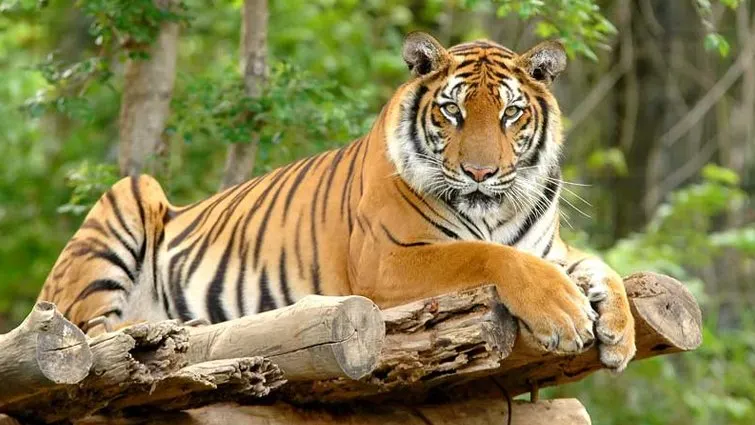
#> input picture tiger Image/Tiger-in-Woods.webp, 755 x 425 px
$ python -i blank_classifier.py   (imports and definitions only)   (older library calls are emulated)
#> lines starting #> are read from the running program, lines starting #| are printed output that depends on the picture; after the words box and inside, x2 and y2 are one past the last pixel; in counts of white or black regions, pixels touching at a corner belong together
#> further down, picture is the input picture: shape (425, 755, 3); mean B, G, R 78.7, 127.3, 134.6
### ml/triage/features.py
import cv2
import numpy as np
import math
from dataclasses import dataclass

@dataclass
class ImageFeatures:
    brightness: float          # mean pixel value normalized 0-1
    contrast: float            # std of pixel values normalized 0-1
    entropy: float             # image entropy (Shannon) normalized 0-1
    blur_score: float          # Laplacian variance normalized 0-1 (higher = sharper)
    saturation: float          # mean saturation in HSV space, 0-1
    edge_density: float        # Canny edge pixel ratio, 0-1
    dark_pixel_ratio: float    # ratio of pixels < 15 intensity
    bright_pixel_ratio: float  # ratio of pixels > 240 intensity
    resolution_score: float    # 1.0 if >= 640x480, scales down
    quality_score: float       # composite score (weighted average)

class ImageFeatureExtractor:
    """Extracts low-level image features for quality assessment and blank classification."""

    def extract(self, image: np.ndarray) -> ImageFeatures:
        """Extract features from the image."""
        if image is None or image.size == 0:
            return ImageFeatures(0.0, 0.0, 0.0, 0.0, 0.0, 0.0, 0.0, 0.0, 0.0, 0.0)

        h, w = image.shape[:2]
#> h = 425; w = 755
        total_pixels = h * w
#> total_pixels = 320875
        if total_pixels == 0:
            return ImageFeatures(0.0, 0.0, 0.0, 0.0, 0.0, 0.0, 0.0, 0.0, 0.0, 0.0)

        # Convert to grayscale
        if len(image.shape) == 3 and image.shape[2] == 3:
            gray = cv2.cvtColor(image, cv2.COLOR_BGR2GRAY)
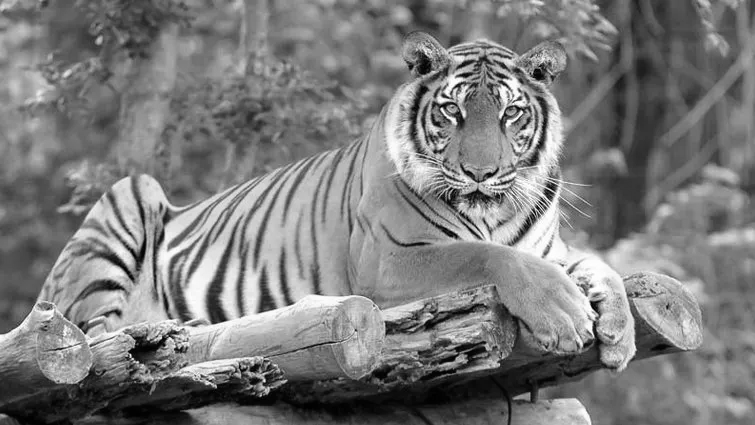
#> gray: shape (425, 755); min 0, max 255, mean 123.9
            hsv = cv2.cvtColor(image, cv2.COLOR_BGR2HSV)
#> hsv: shape (425, 755, 3); mean H, S, V 26.5, 125.4, 142.3
            saturation = np.clip(np.mean(hsv[:, :, 1]) / 255.0, 0.0, 1.0)
#> saturation = 0.492
        else:
            gray = image
            saturation = 0.0

        # Brightness and contrast
        mean_val = np.mean(gray)
#> mean_val = 123.9
        std_val = np.std(gray)
#> std_val = 52.65
        brightness = np.clip(mean_val / 255.0, 0.0, 1.0)
#> brightness = 0.486
        contrast = np.clip(std_val / 128.0, 0.0, 1.0) # normalize std roughly
#> contrast = 0.411

        # Entropy
        hist = cv2.calcHist([gray], [0], None, [256], [0, 256])
#> hist = 256 values, max 3356 at index 113, min 20 at index 255, mean 1253.4
        hist = hist.ravel() / total_pixels
#> hist = 256 values, max 0.0105 at index 113, min 6.23e-05 at index 255, mean 0.00391
        non_zero_hist = hist[hist > 0]
#> non_zero_hist has the same summary as hist
        entropy_val = -np.sum(non_zero_hist * np.log2(non_zero_hist))
#> entropy_val = 7.7
        entropy = np.clip(entropy_val / 8.0, 0.0, 1.0) # max entropy is 8 for 8-bit image
#> entropy = 0.963

        # Blur score
        laplacian_var = cv2.Laplacian(gray, cv2.CV_64F).var()
#> laplacian_var = 922.3
        blur_score = np.clip(laplacian_var / 1000.0, 0.0, 1.0) # roughly normalized
#> blur_score = 0.922

        # Edge density
        edges = cv2.Canny(gray, 100, 200)
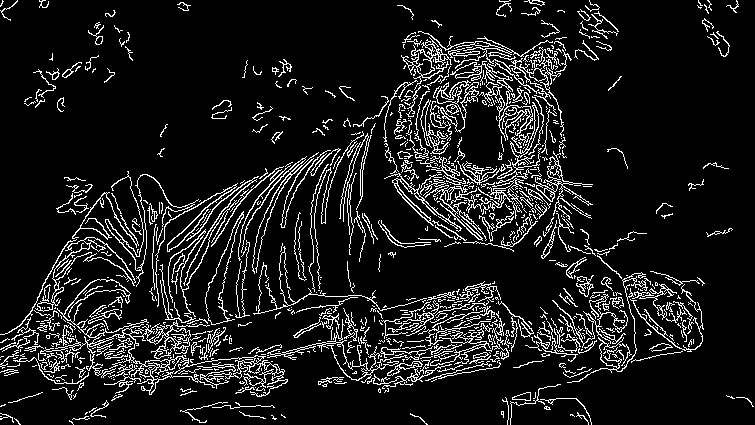
#> edges: shape (425, 755); 10.5% white in thin lines or dots
        edge_density = np.clip(np.count_nonzero(edges) / total_pixels, 0.0, 1.0)
#> edge_density = 0.105

        # Dark / Bright pixel ratios
        dark_pixel_ratio = np.clip(np.count_nonzero(gray < 15) / total_pixels, 0.0, 1.0)
#> dark_pixel_ratio = 0.0216
        bright_pixel_ratio = np.clip(np.count_nonzero(gray > 240) / total_pixels, 0.0, 1.0)
#> bright_pixel_ratio = 0.0149

        # Resolution score
        target_pixels = 640 * 480
        resolution_score = np.clip(total_pixels / target_pixels, 0.0, 1.0)
#> resolution_score = 1

        # Quality score
        quality_score = (
            0.25 * blur_score +
            0.20 * contrast +
            0.15 * entropy +
            0.15 * (1.0 - dark_pixel_ratio) +
            0.15 * (1.0 - bright_pixel_ratio) +
            0.10 * saturation +
            0.10 * resolution_score
        )
#> quality_score = 0.901
        quality_score = float(np.clip(quality_score, 0.0, 1.0))

        return ImageFeatures(
            brightness=float(brightness),
            contrast=float(contrast),
            entropy=float(entropy),
            blur_score=float(blur_score),
            saturation=float(saturation),
            edge_density=float(edge_density),
            dark_pixel_ratio=float(dark_pixel_ratio),
            bright_pixel_ratio=float(bright_pixel_ratio),
            resolution_score=float(resolution_score),
            quality_score=quality_score
        )

### ml/triage/quality.py
from dataclasses import dataclass
from typing import List
import numpy as np

from .features import ImageFeatures, ImageFeatureExtractor

@dataclass
class BlankCheckResult:
    is_definitely_blank: bool      # True only if very confident
    blank_probability: float       # 0-1
    features: ImageFeatures
    reasons: List[str]             # human-readable explanation
    stage: str = "cv"              # "cv" or "model"

class BlankImageQualityChecker:
    """Stage A - fast CV quality and blank image checker."""

    def __init__(self):
        self.extractor = ImageFeatureExtractor()

    def check(self, image: np.ndarray, threshold: float = 0.95) -> BlankCheckResult:
        """Check image quality and determine if it's blank."""
        if image is None or image.size == 0:
            return BlankCheckResult(
                is_definitely_blank=True,
                blank_probability=1.0,
                features=self.extractor.extract(np.zeros((1, 1), dtype=np.uint8)),
                reasons=["Empty or corrupted image array."],
                stage="cv"
            )

        features = self.extractor.extract(image)
        reasons = []
        is_definitely_blank = False
        blank_prob = 0.0

        # Hard rules
        if features.dark_pixel_ratio > 0.95:
            is_definitely_blank = True
            blank_prob = 0.99
            reasons.append("Image is almost completely black.")
        elif features.bright_pixel_ratio > 0.95:
            is_definitely_blank = True
            blank_prob = 0.98
            reasons.append("Image is overexposed (almost completely white).")
        elif features.blur_score < 0.02:
            is_definitely_blank = (threshold <= 0.92)
            blank_prob = 0.92
            reasons.append("Image is extremely blurry or solid color.")

        # If hard rules didn't trigger a definitive blank, compute probability
        if not is_definitely_blank:
            blank_prob = (
                0.3 * (1.0 - features.entropy) +
                0.3 * (1.0 - features.edge_density) +
                0.2 * (features.dark_pixel_ratio + features.bright_pixel_ratio) / 2.0 +
                0.2 * (1.0 - features.contrast)
            )
#> blank_prob = 0.401
            blank_prob = float(np.clip(blank_prob, 0.0, 1.0))
            is_definitely_blank = blank_prob >= threshold
#> is_definitely_blank = False

            if is_definitely_blank:
                reasons.append(f"Image lacks detail or contrast (score: {blank_prob:.2f}).")
            else:
                reasons.append(f"Image appears to have content (blank score: {blank_prob:.2f}).")

        return BlankCheckResult(
            is_definitely_blank=is_definitely_blank,
            blank_probability=blank_prob,
            features=features,
            reasons=reasons,
            stage="cv"
        )

### ml/triage/blank_classifier.py
from dataclasses import dataclass
from typing import List
import numpy as np
from pathlib import Path

from .quality import BlankImageQualityChecker, BlankCheckResult
from .features import ImageFeatures

@dataclass
class BlankClassificationResult:
    is_blank: bool
    blank_probability: float
    subject_probability: float
    stage_used: str
    features: ImageFeatures
    reasons: List[str]
    quality_score: float

class BlankImageClassifier:
    """
    Two-stage blank image classifier.

    Stage A: Fast CV metrics (always runs)
    Stage B: Learned classifier (optional, used for ambiguous cases)

    The model is replaceable. The interface is stable.
    """

    def __init__(self, ml_mode: str = "demo", blank_threshold: float = 0.95):
        self.ml_mode = ml_mode
        self.blank_threshold = blank_threshold
        self.quality_checker = BlankImageQualityChecker()
        self._model = None  # loaded lazily in production mode

    def classify(self, image: np.ndarray) -> BlankClassificationResult:
        """
        Classify an image as blank or subject.
        Returns BlankClassificationResult.
        """
        if self.ml_mode == "demo":
            return self._classify_demo(image)

        stage_a_res = self.quality_checker.check(image, self.blank_threshold)
        if stage_a_res.is_definitely_blank:
            return self._classify_stage_a(image, stage_a_res)

        return self._classify_stage_b(image, stage_a_res)

    def _classify_demo(self, image: np.ndarray) -> BlankClassificationResult:
        """Deterministic demo mode: uses CV features only."""
        stage_a_res = self.quality_checker.check(image, self.blank_threshold)
        return self._classify_stage_a(image, stage_a_res)

    def _classify_stage_a(self, image: np.ndarray, stage_a_res: BlankCheckResult = None) -> BlankClassificationResult:
        """Fast CV Stage A."""
        if stage_a_res is None:
            stage_a_res = self.quality_checker.check(image, self.blank_threshold)

        return BlankClassificationResult(
            is_blank=stage_a_res.is_definitely_blank,
            blank_probability=stage_a_res.blank_probability,
            subject_probability=1.0 - stage_a_res.blank_probability,
            stage_used=stage_a_res.stage,
            features=stage_a_res.features,
            reasons=stage_a_res.reasons,
            quality_score=stage_a_res.features.quality_score
        )

    # [48 lines left out: function _classify_stage_b, not called in this run]

>>> import cv2
>>> picture = cv2.imread('../../tiger Image/Tiger-in-Woods.webp')
>>> result = BlankImageClassifier().classify(picture)

$ run again, on tiger Image/bengal-tiger-lying-down-photo.webp
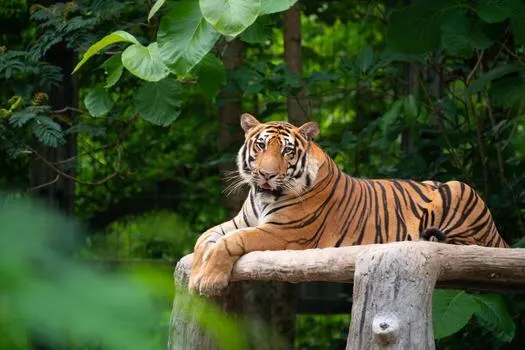
#> input picture tiger Image/bengal-tiger-lying-down-photo.webp, 525 x 350 px
#> picture is the input picture: shape (350, 525, 3); mean B, G, R 46.7, 80.3, 65.1
#> in extract, `gray = cv2.cvtColor(image, cv2.COLOR_BGR2GRAY)`:
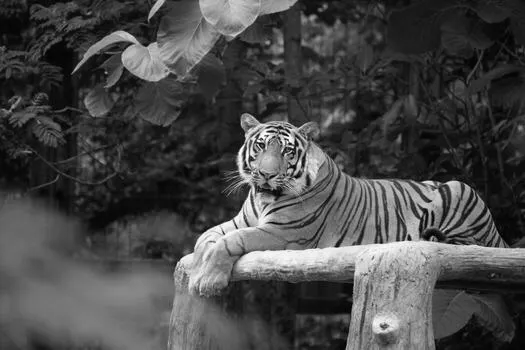
#> gray: shape (350, 525); min 0, max 255, mean 71.9
#> hsv: shape (350, 525, 3); mean H, S, V 46.5, 145.1, 86.5
#> saturation = 0.569
#> mean_val = 71.9
#> std_val = 53.07
#> brightness = 0.282
#> contrast = 0.415
#> in extract, `hist = cv2.calcHist([gray], [0], None, [256], [0, 256])`: hist = 256 values, max 3072 at index 27, min 4 at index 0, mean 717.8
#> in extract, `hist = hist.ravel() / total_pixels`: hist = 256 values, max 0.0167 at index 27, min 2.18e-05 at index 0, mean 0.00391
#> non_zero_hist has the same summary as hist
#> entropy_val = 7.39
#> entropy = 0.923
#> laplacian_var = 851
#> blur_score = 0.851
#> in extract, `edges = cv2.Canny(gray, 100, 200)`:
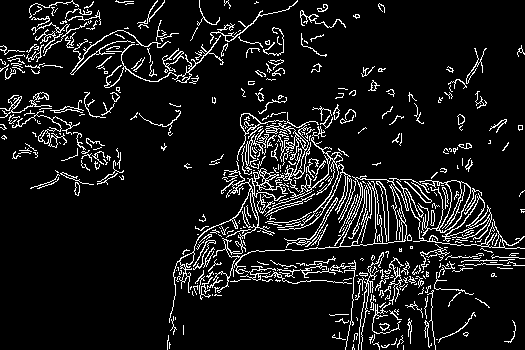
#> edges: shape (350, 525); 9.3% white in thin lines or dots
#> edge_density = 0.093
#> dark_pixel_ratio = 0.06
#> bright_pixel_ratio = 0.00288
#> quality_score = 0.841
#> blank_prob = 0.418
#> is_definitely_blank = False

$ run again, on tiger Image/bengal-tiger-resting-among-green-bush-photo.webp
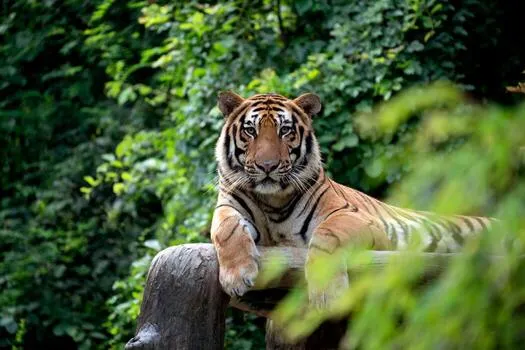
#> input picture tiger Image/bengal-tiger-resting-among-green-bush-photo.webp, 525 x 350 px
#> picture is the input picture: shape (350, 525, 3); mean B, G, R 54.5, 94, 74
#> in extract, `gray = cv2.cvtColor(image, cv2.COLOR_BGR2GRAY)`:
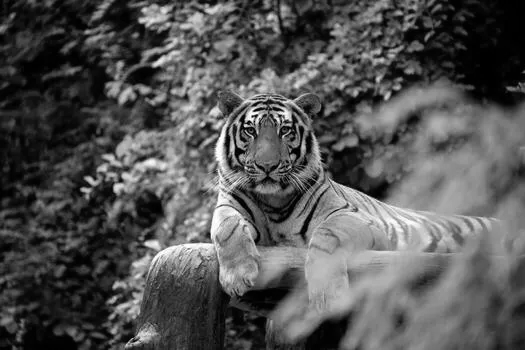
#> gray: shape (350, 525); min 0, max 255, mean 83.5
#> hsv: shape (350, 525, 3); mean H, S, V 52, 139.2, 96.6
#> saturation = 0.546
#> mean_val = 83.52
#> std_val = 57.13
#> brightness = 0.328
#> contrast = 0.446
#> in extract, `hist = cv2.calcHist([gray], [0], None, [256], [0, 256])`: hist = 256 values, max 2843 at index 1, min 14 at index 255, mean 717.8
#> in extract, `hist = hist.ravel() / total_pixels`: hist = 256 values, max 0.0155 at index 1, min 7.62e-05 at index 255, mean 0.00391
#> non_zero_hist has the same summary as hist
#> entropy_val = 7.63
#> entropy = 0.953
#> laplacian_var = 742.9
#> blur_score = 0.743
#> in extract, `edges = cv2.Canny(gray, 100, 200)`:
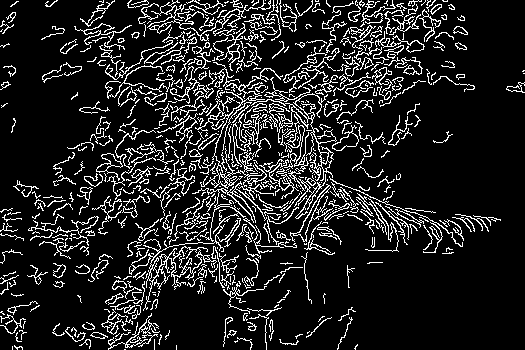
#> edges: shape (350, 525); 13.3% white in thin lines or dots
#> edge_density = 0.133
#> dark_pixel_ratio = 0.131
#> bright_pixel_ratio = 0.00315
#> quality_score = 0.812
#> blank_prob = 0.398
#> is_definitely_blank = False

$ run again, on tiger Image/asmit.jpg
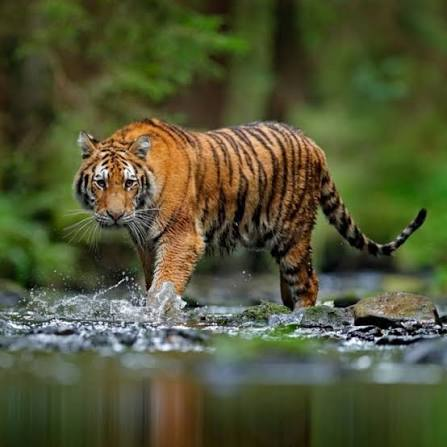
#> input picture tiger Image/asmit.jpg, 447 x 447 px
#> picture is the input picture: shape (447, 447, 3); mean B, G, R 53.7, 85.8, 82
#> in extract, `gray = cv2.cvtColor(image, cv2.COLOR_BGR2GRAY)`:
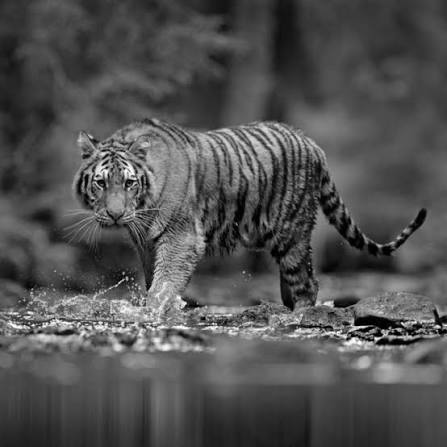
#> gray: shape (447, 447); min 0, max 255, mean 81
#> hsv: shape (447, 447, 3); mean H, S, V 41.7, 123, 92.9
#> saturation = 0.482
#> mean_val = 81.03
#> std_val = 37.27
#> brightness = 0.318
#> contrast = 0.291
#> in extract, `hist = cv2.calcHist([gray], [0], None, [256], [0, 256])`: hist = 256 values, max 2874 at index 72, min 1 at index 255, mean 780.5
#> in extract, `hist = hist.ravel() / total_pixels`: hist = 256 values, max 0.0144 at index 72, min 5e-06 at index 255, mean 0.00391
#> non_zero_hist has the same summary as hist
#> entropy_val = 7.16
#> entropy = 0.895
#> laplacian_var = 693.4
#> blur_score = 0.693
#> in extract, `edges = cv2.Canny(gray, 100, 200)`:
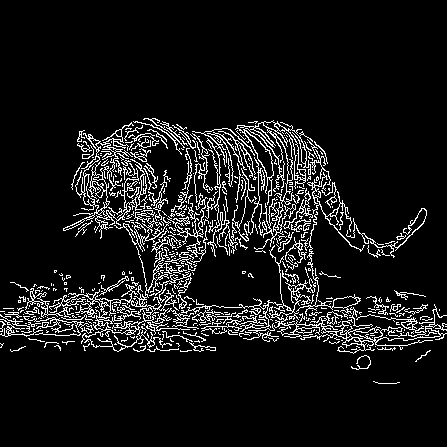
#> edges: shape (447, 447); 9% white in thin lines or dots, all inside (x1, y1, x2, y2) = (0, 118, 447, 384)
#> edge_density = 0.0896
#> dark_pixel_ratio = 0.0148
#> bright_pixel_ratio = 0.000661
#> quality_score = 0.777
#> blank_prob = 0.448
#> is_definitely_blank = False
